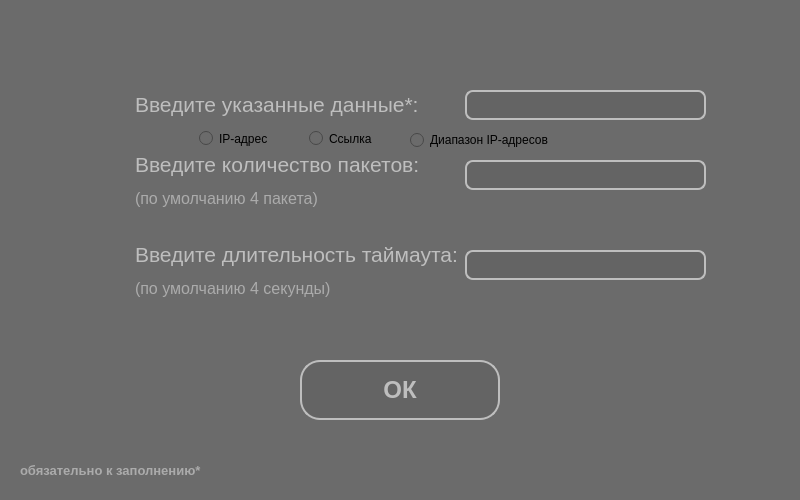
<?xml version="1.0" encoding="UTF-8"?>
<ui version="4.0">
 <class>Dialog</class>
 <widget class="QDialog" name="Dialog">
  <property name="geometry">
   <rect>
    <x>0</x>
    <y>0</y>
    <width>800</width>
    <height>500</height>
   </rect>
  </property>
  <property name="minimumSize">
   <size>
    <width>800</width>
    <height>500</height>
   </size>
  </property>
  <property name="maximumSize">
   <size>
    <width>800</width>
    <height>500</height>
   </size>
  </property>
  <property name="windowTitle">
   <string>Ввод информации</string>
  </property>
  <property name="styleSheet">
   <string notr="true">background-color: rgb(107, 107, 107);</string>
  </property>
  <widget class="QPushButton" name="pb_OK">
   <property name="geometry">
    <rect>
     <x>300</x>
     <y>360</y>
     <width>200</width>
     <height>60</height>
    </rect>
   </property>
   <property name="font">
    <font>
     <pointsize>18</pointsize>
     <weight>75</weight>
     <bold>true</bold>
    </font>
   </property>
   <property name="styleSheet">
    <string notr="true">border-radius: 20;
color: rgb(190, 190, 190);
background-color: rgb(100, 100, 100);
border: 2px solid;
border-color: rgb(190, 190, 190);</string>
   </property>
   <property name="text">
    <string>ОК</string>
   </property>
  </widget>
  <widget class="QLabel" name="label">
   <property name="geometry">
    <rect>
     <x>135</x>
     <y>90</y>
     <width>331</width>
     <height>30</height>
    </rect>
   </property>
   <property name="font">
    <font>
     <pointsize>10</pointsize>
    </font>
   </property>
   <property name="styleSheet">
    <string notr="true">color: rgb(190, 190, 190);
</string>
   </property>
   <property name="text">
    <string>&lt;html&gt;&lt;head/&gt;&lt;body&gt;&lt;p&gt;&lt;span style=&quot; font-size:16pt;&quot;&gt;Введите указанные данные*:&lt;/span&gt;&lt;/p&gt;&lt;/body&gt;&lt;/html&gt;</string>
   </property>
  </widget>
  <widget class="QLabel" name="label_2">
   <property name="geometry">
    <rect>
     <x>135</x>
     <y>150</y>
     <width>331</width>
     <height>60</height>
    </rect>
   </property>
   <property name="styleSheet">
    <string notr="true"/>
   </property>
   <property name="text">
    <string>&lt;html&gt;&lt;head/&gt;&lt;body&gt;&lt;p&gt;&lt;span style=&quot; font-size:16pt; color:#bebebe;&quot;&gt;Введите количество пакетов:&lt;/span&gt;&lt;/p&gt;&lt;p&gt;&lt;span style=&quot; font-size:12pt; color:#ababab;&quot;&gt;(по умолчанию 4 пакета)&lt;/span&gt;&lt;/p&gt;&lt;/body&gt;&lt;/html&gt;</string>
   </property>
  </widget>
  <widget class="QLabel" name="label_3">
   <property name="geometry">
    <rect>
     <x>135</x>
     <y>240</y>
     <width>331</width>
     <height>60</height>
    </rect>
   </property>
   <property name="font">
    <font>
     <pointsize>10</pointsize>
    </font>
   </property>
   <property name="styleSheet">
    <string notr="true"/>
   </property>
   <property name="text">
    <string>&lt;html&gt;&lt;head/&gt;&lt;body&gt;&lt;p&gt;&lt;span style=&quot; font-size:16pt; color:#bebebe;&quot;&gt;Введите длительность таймаута:&lt;/span&gt;&lt;/p&gt;&lt;p&gt;&lt;span style=&quot; font-size:12pt; color:#ababab;&quot;&gt;(по умолчанию 4 секунды)&lt;/span&gt;&lt;/p&gt;&lt;/body&gt;&lt;/html&gt;</string>
   </property>
  </widget>
  <widget class="QLabel" name="label_4">
   <property name="geometry">
    <rect>
     <x>20</x>
     <y>455</y>
     <width>201</width>
     <height>31</height>
    </rect>
   </property>
   <property name="font">
    <font>
     <pointsize>10</pointsize>
    </font>
   </property>
   <property name="styleSheet">
    <string notr="true">color: rgb(171, 171, 171);</string>
   </property>
   <property name="text">
    <string>&lt;html&gt;&lt;head/&gt;&lt;body&gt;&lt;p&gt;&lt;span style=&quot; font-weight:600;&quot;&gt;обязательно к заполнению*&lt;/span&gt;&lt;/p&gt;&lt;/body&gt;&lt;/html&gt;</string>
   </property>
  </widget>
  <widget class="QLineEdit" name="le_ip">
   <property name="geometry">
    <rect>
     <x>465</x>
     <y>90</y>
     <width>241</width>
     <height>30</height>
    </rect>
   </property>
   <property name="styleSheet">
    <string notr="true">border-radius: 8;
color: rgb(190, 190, 190);
background-color: rgb(100, 100, 100);
border: 2px solid;
border-color: rgb(190, 190, 190);</string>
   </property>
  </widget>
  <widget class="QLineEdit" name="le_packets">
   <property name="geometry">
    <rect>
     <x>465</x>
     <y>160</y>
     <width>241</width>
     <height>30</height>
    </rect>
   </property>
   <property name="styleSheet">
    <string notr="true">border-radius: 8;
color: rgb(190, 190, 190);
background-color: rgb(100, 100, 100);
border: 2px solid;
border-color: rgb(190, 190, 190);</string>
   </property>
  </widget>
  <widget class="QLineEdit" name="le_timeout">
   <property name="geometry">
    <rect>
     <x>465</x>
     <y>250</y>
     <width>241</width>
     <height>30</height>
    </rect>
   </property>
   <property name="styleSheet">
    <string notr="true">border-radius: 8;
color: rgb(190, 190, 190);
background-color: rgb(100, 100, 100);
border: 2px solid;
border-color: rgb(190, 190, 190);</string>
   </property>
   <property name="text">
    <string/>
   </property>
  </widget>
  <widget class="QRadioButton" name="rb_ip">
   <property name="geometry">
    <rect>
     <x>199</x>
     <y>130</y>
     <width>82</width>
     <height>17</height>
    </rect>
   </property>
   <property name="text">
    <string>IP-адрес</string>
   </property>
  </widget>
  <widget class="QRadioButton" name="rb_link">
   <property name="geometry">
    <rect>
     <x>309</x>
     <y>130</y>
     <width>82</width>
     <height>17</height>
    </rect>
   </property>
   <property name="text">
    <string>Ссылка</string>
   </property>
  </widget>
  <widget class="QRadioButton" name="rb_range">
   <property name="geometry">
    <rect>
     <x>410</x>
     <y>130</y>
     <width>141</width>
     <height>20</height>
    </rect>
   </property>
   <property name="text">
    <string>Диапазон IP-адресов</string>
   </property>
  </widget>
 </widget>
 <resources/>
 <connections/>
</ui>
